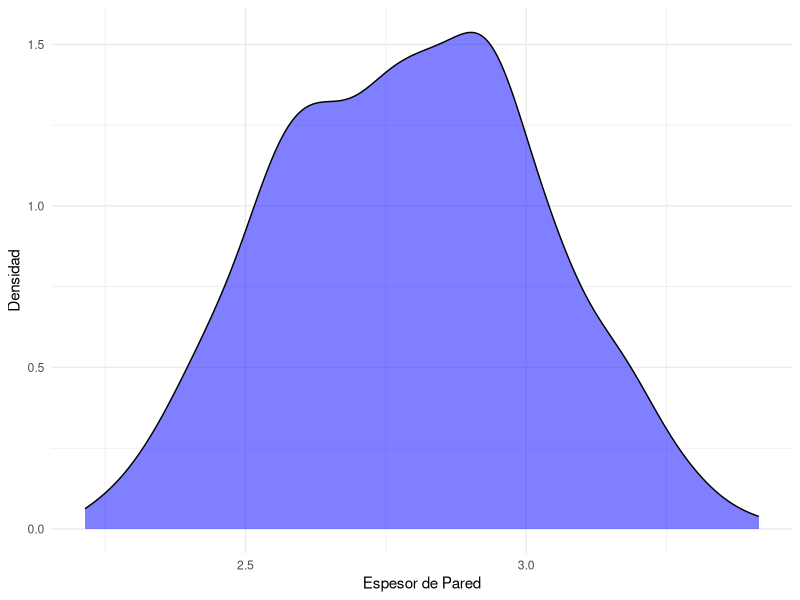
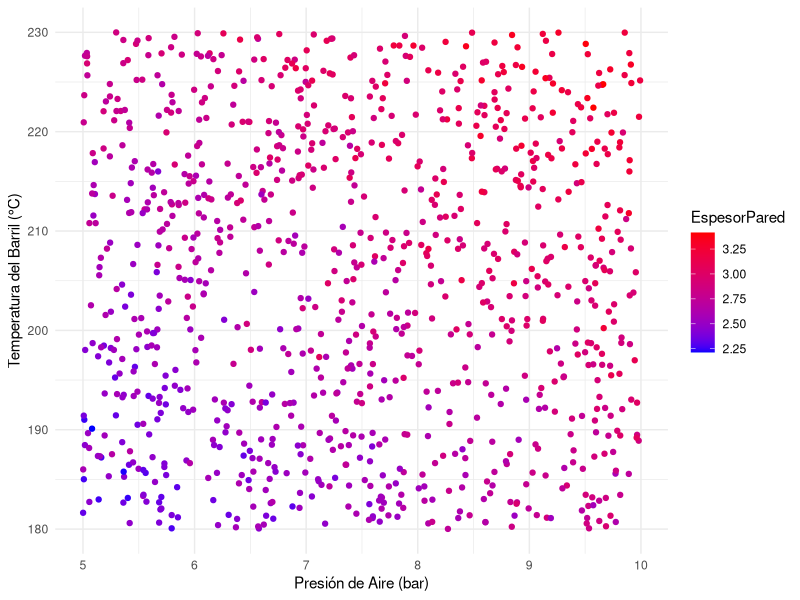

The R source for these figures, in order:
## ---- chunk 1
set.seed(42) # Establecer una semilla para la reproducibilidad de los resultados
n <- 1000 # Número de experimentos

# Generar variables de entrada
A <- runif(n, min = 5, max = 10) # Presión de aire (bares)
T <- runif(n, min = 180, max = 230) # Temperatura del barril (°C)
## ---- chunk 2
# Función desconocida que relaciona las variables de entrada con el espesor de la pared
wall_thickness <- function(A, T) {
  return(0.1 * A + 0.01 * T + rnorm(1, mean = 0, sd = 0.1))
}

# Calcular el espesor de la pared para cada experimento
E <- numeric(n)
for (i in 1:n) {
  E[i] <- wall_thickness(A[i], T[i])
}
## ---- chunk 3
cor_A_E <- cor(A, E)
cor_T_E <- cor(T, E)

cat("Correlación entre presión de aire y espesor de pared:", cor_A_E, "\n")
cat("Correlación entre temperatura del barril y espesor de pared:", cor_T_E, "\n")
## ---- chunk 4
library(ggplot2)

data <- data.frame(PresionAire = A, TemperaturaBarril = T, EspesorPared = E)

# Gráfica de densidad del espesor de la pared
ggplot(data, aes(x = EspesorPared)) +
  geom_density(fill = "blue", alpha = 0.5) +
  xlab("Espesor de Pared") +
  ylab("Densidad") +
  theme_minimal()

# Gráfico de dispersión de las variables de entrada y el espesor de la pared
ggplot(data, aes(x = PresionAire, y = TemperaturaBarril, color = EspesorPared)) +
  geom_point() +
  scale_color_gradient(low = "blue", high = "red") +
  xlab("Presión de Aire (bar)") +
ylab("Temperatura del Barril (°C)") +
theme_minimal()
## ---- chunk 5
library(dplyr)

# Objetivo: Espesor de pared
target_thickness <- 2.75

# Función objetivo para minimizar la variabilidad en el espesor de la pared
objective_function <- function(A, T) {
  E <- wall_thickness(A, T)
  return(abs(E - target_thickness))
}

# Búsqueda de la cuadrícula
A_range <- seq(5, 10, by = 0.1)
T_range <- seq(180, 230, by = 1)

grid_search_results <- expand.grid(A = A_range, T = T_range) %>%
  mutate(E = mapply(objective_function, A, T)) %>%
  arrange(E)

optimal_parameters <- grid_search_results[1, c("A", "T")]

cat("Parámetros óptimos:\n")
print(optimal_parameters)
